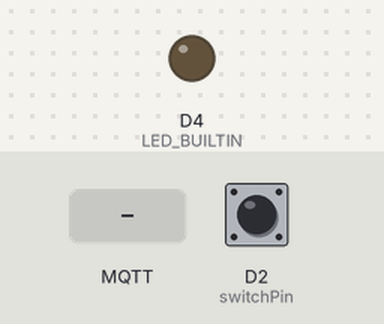
Simulated run of this sketch. Board: ESP8266 (Wemos D1 mini). Shown: output pins drawn as LEDs (lit = HIGH, except the on-board LED, lit = LOW). Inputs (shaded band) come from the test bench; at power-on: D2 (switchPin) HIGH. WiFi joins after 1.5 s; servers stay silent unless stated; no MQTT or app messages arrive unless stated; what the sketch prints to the serial monitor is not drawn.

Above: at 0.1 s.
At 4.7 s:
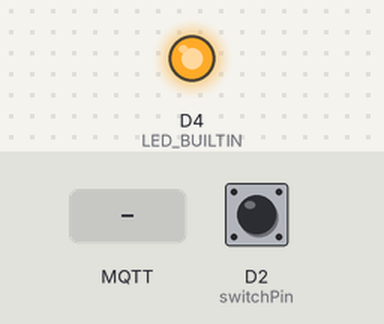
4.8 s: MQTT message "1" arrives on the first subscribed topic
6.4 s: MQTT message "on" arrives on the first subscribed topic
8.0 s: MQTT message "off" arrives on the first subscribed topic
Timing chart, 0 to 11.0 s (numbered marks = the images above; inputs shaded):
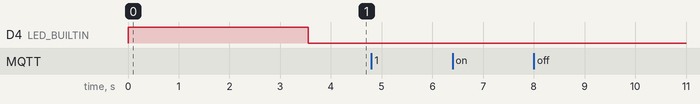

The sketch:

garage.ino
```cpp
#include <ESP8266WiFi.h>
#include <PubSubClient.h>

// Wifi + Broker Info
const char* ssid = "nathan";
const char* password = "ilikepizza123";
const char* server = "192.168.137.2";
const char* ledTopic = "/lights";
const char* doorTopic = "/garage";
const char* host = "arduino-garage";  // Create hostname for this device

WiFiClient wifiClient;
PubSubClient mqttClient(wifiClient);

const int switchPin = D2;  // Switch connected to digital pin D1 (Arduino pin 1)
int currState = 0;         // Variable to store the state of the switch
int newState = 0;

void setup() {
  Serial.begin(9600);  // Initialize serial communication at 9600 baud rate
  Serial.println("Initializing ...");

  pinMode(switchPin, INPUT_PULLUP);  // Set the switch pin as input
  pinMode(LED_BUILTIN, OUTPUT);
  digitalWrite(D4, HIGH);  // turn off the built in LED

  // ## Connect to WiFi - Adapted from http://www.esp8266learning.com/wemos-webserver-example.php
  Serial.print("Connecting WiFi to WiFi: ");
  Serial.print(ssid);

  WiFi.hostname(host);
  WiFi.begin(ssid, password);

  while (WiFi.status() != WL_CONNECTED) {  //Wait for connection
    delay(500);
    Serial.print(".");
  }
  Serial.println("");
  Serial.println("WiFi Connected");
  delay(2000);  // Give things time to start up properly

  //  ## Connect to MQTT
  Serial.println("Connecting to MQTT.");
  mqttClient.setServer(server, 1883);
  mqttClient.setCallback(callback);
  mqttClient.connect(host);
  mqttClient.subscribe(ledTopic);
  mqttClient.subscribe(doorTopic);
  Serial.println(mqttClient.state());

  mqttClient.publish("/debug", "Garage Connected");

  digitalWrite(D4, LOW);  // turn on LED after WiFi and MQTT are connected
}

void loop() {
  mqttClient.loop();
  // Read the state of the switch
  newState = digitalRead(switchPin);

  if (newState != currState) {
    currState = newState;

    Serial.print("Switch state: ");
    Serial.println(currState);

    if (currState == HIGH) {
      mqttClient.publish("/garage", "open");
    }
    else if (currState == LOW) {
      mqttClient.publish("/garage", "closed");
    }

  }

  delay(200);  // Delay for debounce
}

void callback(char* topicChar, byte* payload, unsigned int length) {
  String topic = (String)topicChar;
  String message = "";

  for (int i = 0; i < length; i++) {
    message += (char)payload[i];
  }

  Serial.print("Message arrived [");
  Serial.print(topic);
  Serial.print("] ");
  Serial.println(message);
}
```

Measured:
- after the input at 4.8 s, every drawn part: stays the same
- after the input at 6.4 s, every drawn part: stays the same
- after the input at 8.0 s, every drawn part: stays the same
